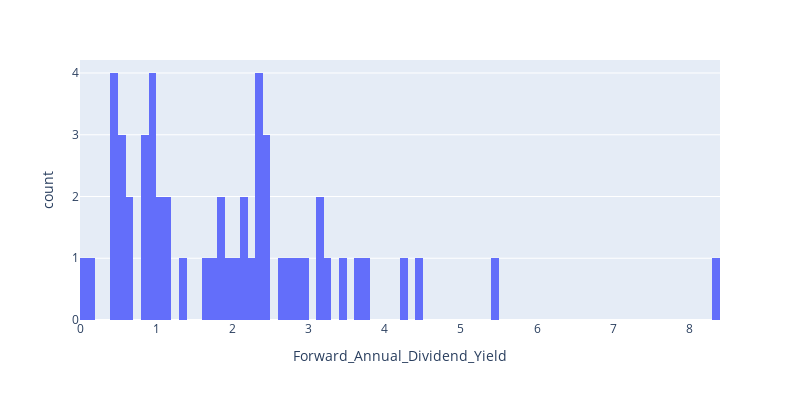

This figure's notebook cell:
### Markdown cell above
## Expected dividend yield

### Code cell
df = pd.read_csv("../Dataset/data.csv")
#df = df.sort_values(by='Forward_Annual_Dividend_Yield')

fig = px.histogram(df, x="Forward_Annual_Dividend_Yield", nbins=100)
fig.update_layout( width=800, height=400)
fig.show()

### Figure 1 — Plotly figure (JSON) as saved in the notebook; plotly's stock layout.template omitted (floating-point values rounded to 4 significant figures)
{"data": [{"alignmentgroup": "True", "bingroup": "x", "hovertemplate": "Forward_Annual_Dividend_Yield=%{x}<br>count=%{y}<extra></extra>", "legendgroup": "", "marker": {"color": "#636efa", "pattern": {"shape": ""}}, "name": "", "nbinsx": 100, "offsetgroup": "", "orientation": "v", "showlegend": false, "type": "histogram", "x": [null, 2.37, null, null, null, null, null, null, 4.4, 3.11, 1.8, null, 0.49, 0.81, 0.85, 2.27, null, null, 2.48, null, null, 1.96, null, null, 0.96, 3.16, 1.61, 2.72, 0.99, null, null, 0.65, null, 1.32, null, null, 5.4, null, 2.43, 0.54, null, 3.65, 2.19, null, 0.17, 3.71, null, 2.14, null, null, 1.14, 0.61, null, 2.46, 2.63, 1.03, 4.29, 1.09, null, null, 0.96, 0.44, null, null, 1.78, 0.59, 0.8, null, 2.35, null, null, 0.03, 1.85, null, 0.42, null, 1.11, null, 2.81, null, null, 2.94, 2.34, null, 0.99, null, 2.01, 2.32, null, 0.41, null, 3.29, null, 0.56, null, 8.37, null, null, 3.4, null, null], "xaxis": "x", "yaxis": "y"}], "layout": {"barmode": "relative", "height": 400, "legend": {"tracegroupgap": 0}, "margin": {"t": 60}, "width": 800, "xaxis": {"anchor": "y", "autorange": true, "domain": [0, 1], "range": [1.069e-15, 8.4], "title": {"text": "Forward_Annual_Dividend_Yield"}, "type": "linear"}, "yaxis": {"anchor": "x", "autorange": true, "domain": [0, 1], "range": [0, 4.211], "title": {"text": "count"}}}}
